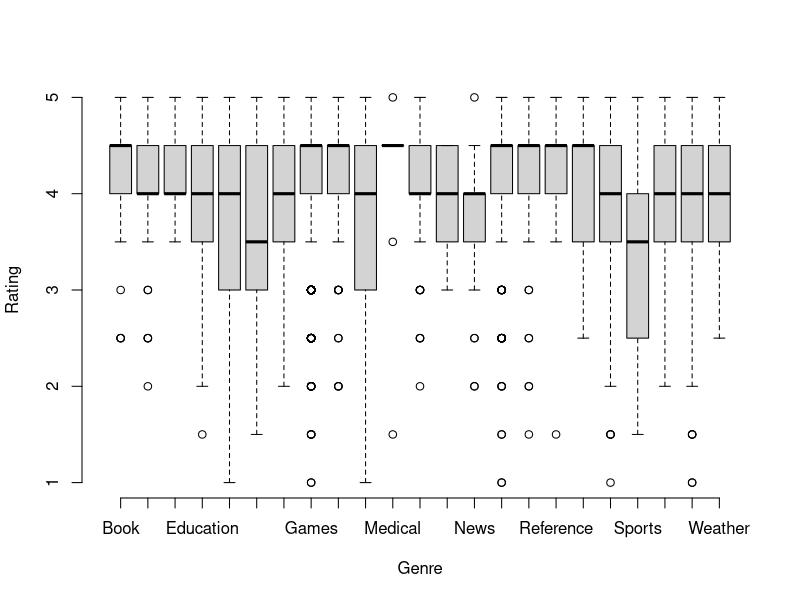
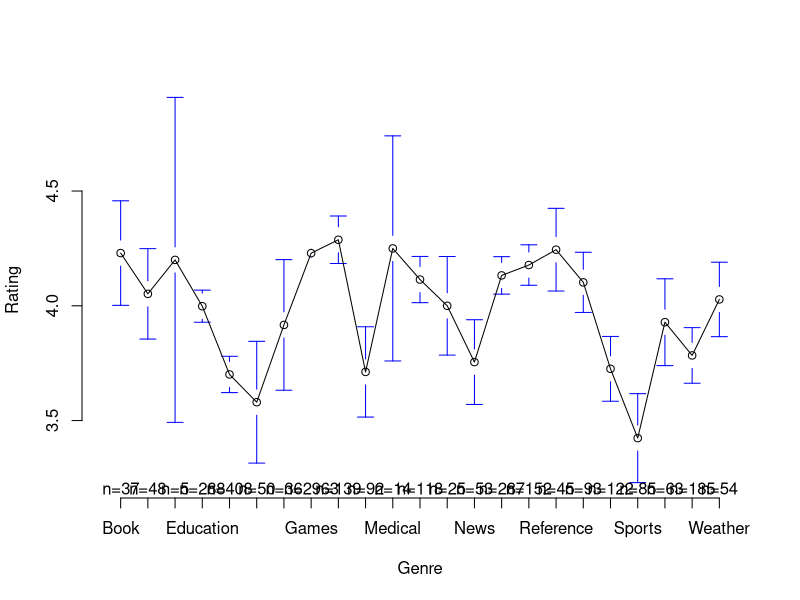
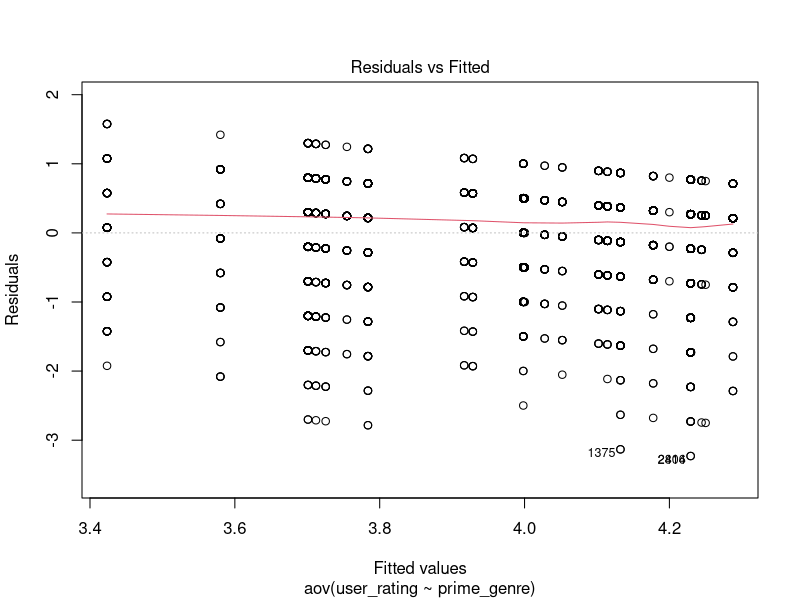
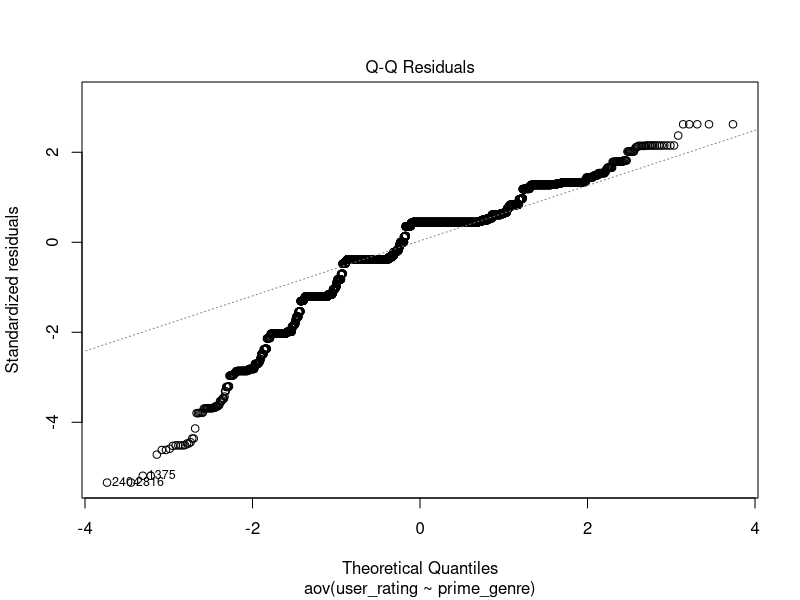

The R script that drew these images, in order:
library(readr)
# plotmeans
library("gplots")
# for plotting correlation
#library(corrplot, quietly=TRUE)
# grouping
library(dplyr)

# Summary of the columns in AappleStore.csv
# "id" : App ID
# "track_name": App Name
# "size_bytes": Size (in Bytes)
# "currency": Currency Type
# "price": Price amount
# "rating_count_tot": User Rating counts (for all version)
# "rating_count_ver": User Rating counts (for current version)
# "user_rating" : Average User Rating value (for all version)
# "user_rating_ver": Average User Rating value (for current version)
# "ver" : Latest version code
# "cont_rating": Content Rating
# "prime_genre": Primary Genre
# "sup_devices.num": Number of supporting devices
# "ipadSc_urls.num": Number of screenshots showed for display
# "lang.num": Number of supported languages
# "vpp_lic": Vpp Device Based Licensing Enabled
# read_csv is faster than read.csv
applestore <- read_csv("AppleStore.csv")

#filtering of the data
filtered_tot <- subset(applestore, rating_count_tot >= 30, names(applestore))
filtered_ver <- subset(applestore, rating_count_ver >= 30, names(applestore))
#View(filtered_tot)
#View(filtered_ver)
# app_correlation <- cor(applestore, use="pairwise", method="pearson")

# the %>% is a piping operator
group_by(filtered_tot, prime_genre)%>%
summarise(
  count = n(),
  mean = mean(user_rating, na.rm = TRUE),
  sd = sd(user_rating, na.rm = TRUE)
)
# Visualize the data
boxplot(user_rating ~ prime_genre, data = filtered_tot,
        xlab = "Genre", ylab = "Rating",
        frame = FALSE)
plotmeans(user_rating ~ prime_genre, data = filtered_tot, frame = FALSE,
          xlab = "Genre", ylab = "Rating",) 

#ANOVA = AOV
variance <- aov(user_rating ~ prime_genre, data = filtered_tot)
summary(variance)
#Homogeneity of data
plot(variance, 1)
#Normality of data
plot(variance, 2)
